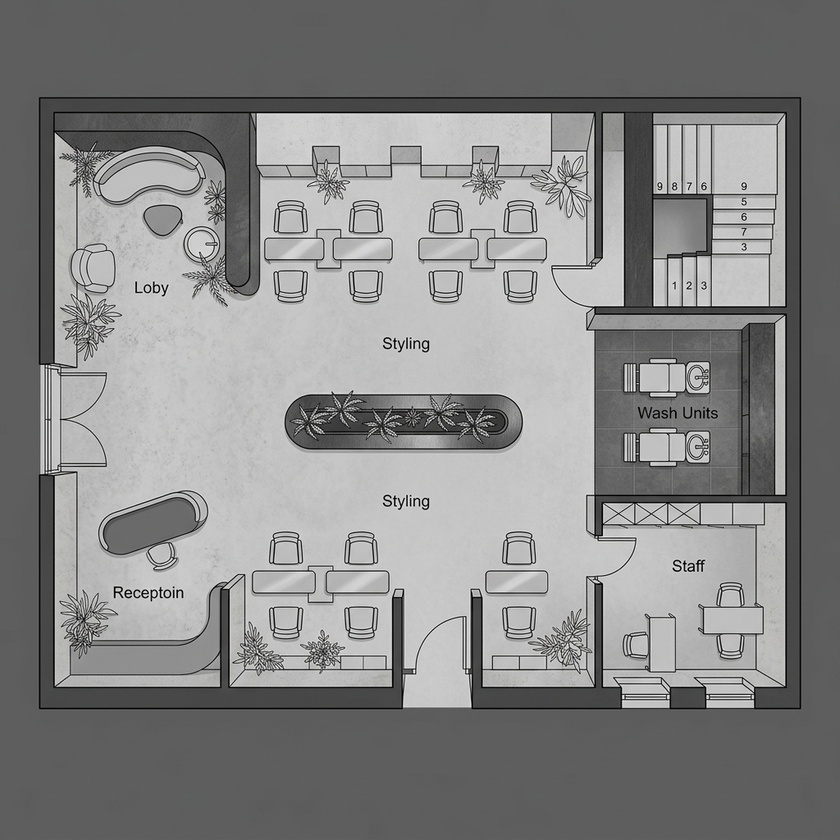
#> input picture scratch_shangfa_original.jpg, 840 x 840 px, shrunk from 1024 x 1024 before the run, found by its file name
$ python scratch_test_shangfa_crop.py
#> lines starting #> are read from the running program, lines starting #| are printed output that depends on the picture; after the words box and inside, x2 and y2 are one past the last pixel; in counts of white or black regions, pixels touching at a corner belong together
import os
import numpy as np
from PIL import Image

repo_dir = r'D:\COWORK\1.素材\WEB\mp-group'
src_jpg = r"D:\COWORK\1.素材\WEB\mp-group\scratch_shangfa_original.jpg"

with Image.open(src_jpg) as img:
#> img is the input picture: PIL image 840x840 RGB; mean R, G, B 134.6, 134.6, 134.4
    gray = img.convert('L')
    arr = np.array(gray)

    for thresh in [60, 100, 120, 150, 200, 240]:
        mask = arr < thresh
        y_idx, x_idx = np.where(mask)
        if len(x_idx) > 0:
            bbox = (x_idx.min(), y_idx.min(), x_idx.max(), y_idx.max())
            print(f"Threshold {thresh} -> bbox: {bbox} (width: {bbox[2]-bbox[0]}, height: {bbox[3]-bbox[1]})")
        else:
            print(f"Threshold {thresh} -> empty")
#> this loop made 6 passes
#> bbox on passes 1 to 6: (39, 97, 800, 708), (0, 0, 839, 839), (0, 0, 839, 839), (0, 0, 839, 839), (0, 0, 839, 839), (0, 0, 839, 839)
#| Threshold 60 -> bbox: (39, 97, 800, 708) (width: 761, height: 611)
#| Threshold 100 -> bbox: (0, 0, 839, 839) (width: 839, height: 839)
#| Threshold 120 -> bbox: (0, 0, 839, 839) (width: 839, height: 839)
#| Threshold 150 -> bbox: (0, 0, 839, 839) (width: 839, height: 839)
#| Threshold 200 -> bbox: (0, 0, 839, 839) (width: 839, height: 839)
#| Threshold 240 -> bbox: (0, 0, 839, 839) (width: 839, height: 839)
#> pass 1, `mask = arr < thresh`:
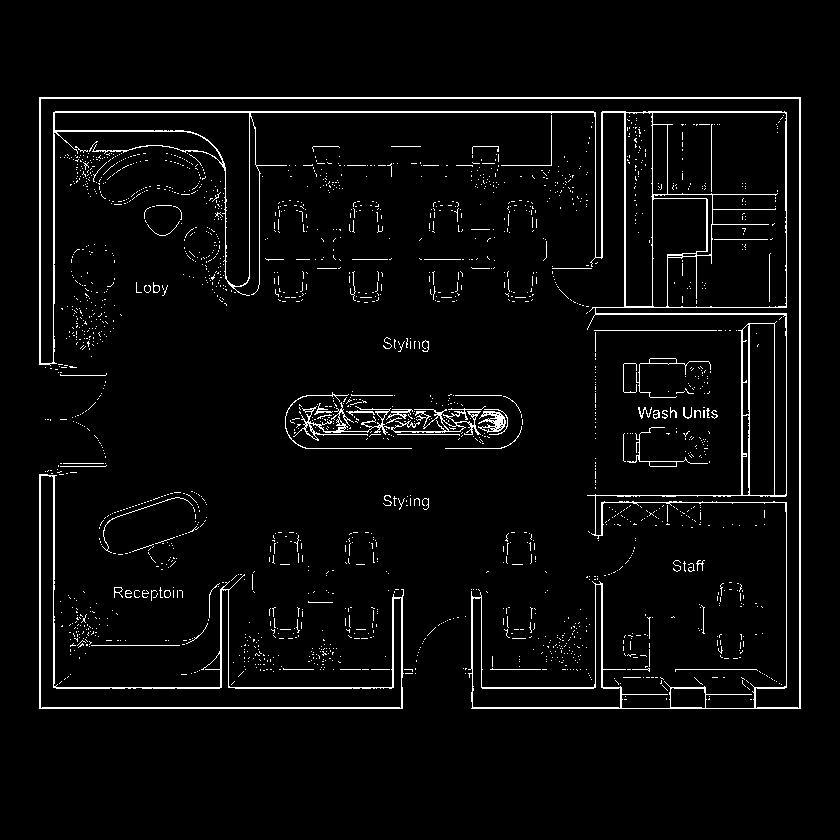
#> mask: shape (840, 840) bool; 3.8% white in thin lines or dots, all inside (x1, y1, x2, y2) = (39, 97, 801, 709)
#> pass 2, `mask = arr < thresh`:
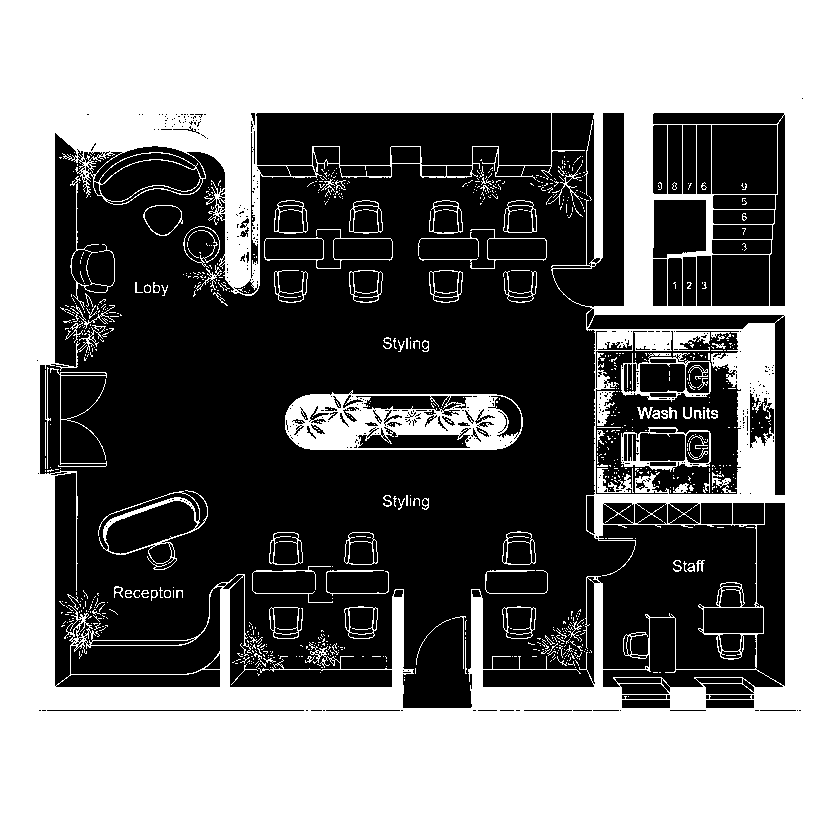
#> mask: shape (840, 840) bool; 49.5% white; 897 white regions (785 under 20 px), largest, box (x1, y1, x2, y2) and area: (0, 0, 840, 840) 325355, (285, 390, 523, 450) 7995, (98, 490, 208, 570) 1031
#> pass 3, `mask = arr < thresh`:
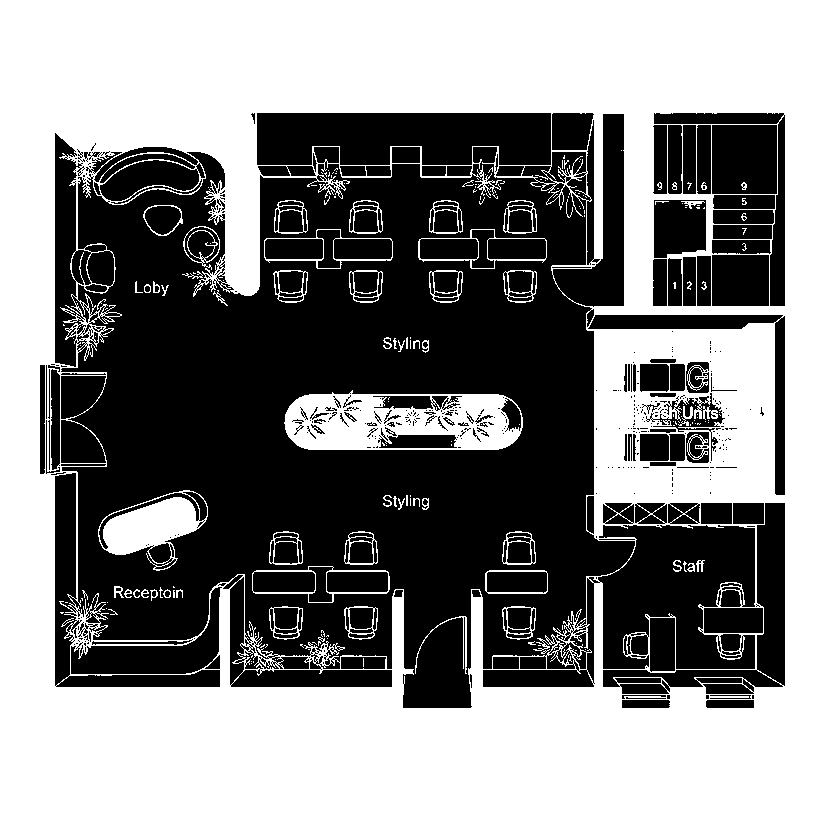
#> mask: shape (840, 840) bool; 52.8% white; 431 black regions (274 under 20 px), largest, box (x1, y1, x2, y2) and area: (55, 114, 755, 708) 250809, (257, 113, 551, 165) 13635, (603, 503, 785, 694) 7651
#> after the loop:
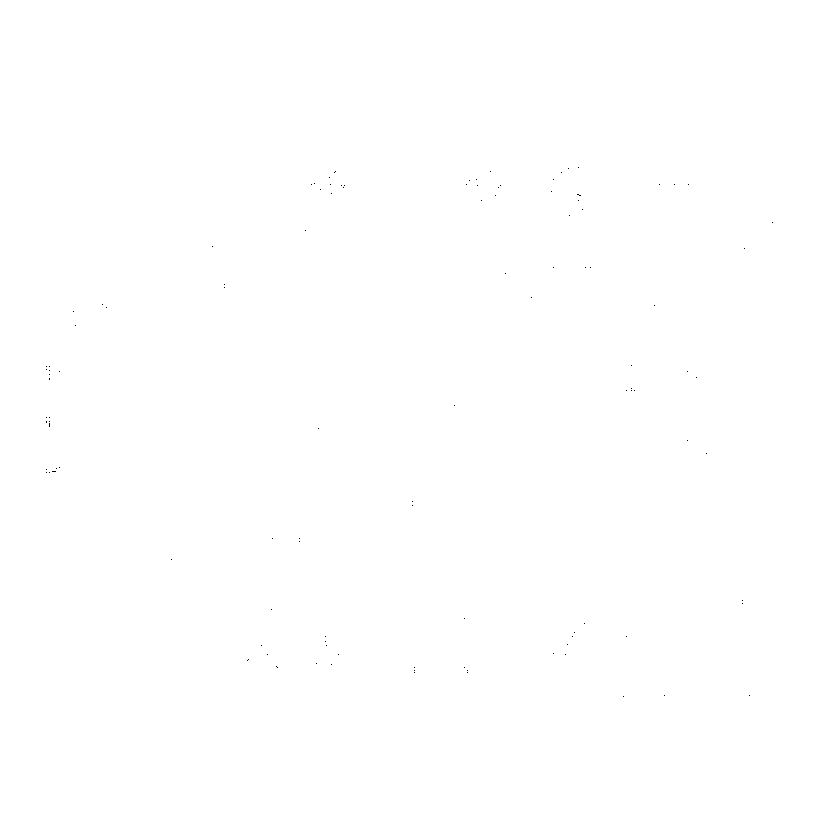
#> mask: shape (840, 840) bool; 100% white; black in thin lines or dots, all inside (x1, y1, x2, y2) = (46, 167, 773, 697)
